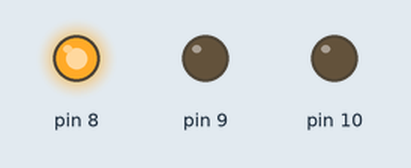
Simulated run of this sketch. Board: Arduino Uno, built with avr-gcc and run on an emulated ATmega328P. On the bench: output pins drawn as LEDs (lit = HIGH).

Above: at 0.07 s.
At 0.35 s:
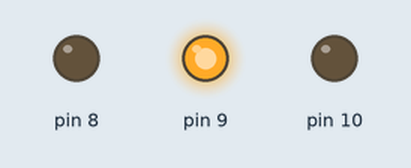
At 0.96 s:
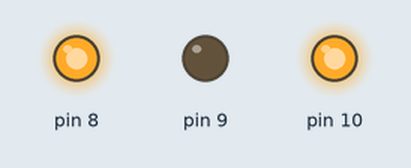
At 1.46 s:
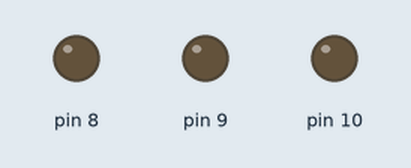
At 2.55 s:
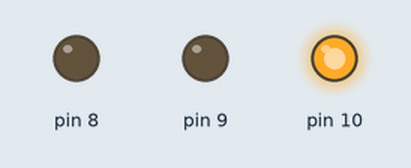
Timing chart, 0 to 3.0 s (numbered marks = the images above):
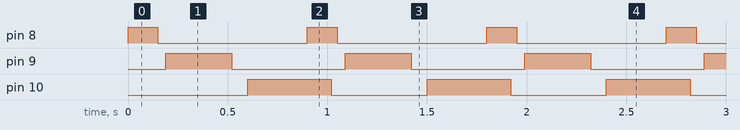

Measured:
- by itself, pin 8: alternates HIGH for 0.15 s and LOW for 0.75 s
- by itself, pin 9: alternates HIGH for 0.33 s and LOW for 0.57 s
- by itself, pin 10: alternates HIGH for 0.42 s and LOW for 0.48 s

The sketch:

led_rgb.ino
```cpp
// C++ code
//
void setup()
{
  pinMode(8, OUTPUT);
  pinMode(9, OUTPUT);
  pinMode(10, OUTPUT);
}

void loop()
{
  digitalWrite(8, HIGH);
  delay(100); // Wait for 1000 millisecond(s)
  digitalWrite(9, LOW);
  delay(20); // Wait for 1000 millisecond(s)
  digitalWrite(10, LOW);
  delay(30); // Wait for 1000 millisecond(s)

  digitalWrite(8, LOW);
  delay(40); // Wait for 1000 millisecond(s)
  digitalWrite(9, HIGH);
  delay(200); // Wait for 1000 millisecond(s)
  digitalWrite(10, LOW);
  delay(60); // Wait for 1000 millisecond(s)

  digitalWrite(8, LOW);
  delay(70); // Wait for 1000 millisecond(s)
  digitalWrite(9, LOW);
  delay(80); // Wait for 1000 millisecond(s)
  digitalWrite(10, HIGH);
  delay(300); // Wait for 1000 millisecond(s)
}
```
